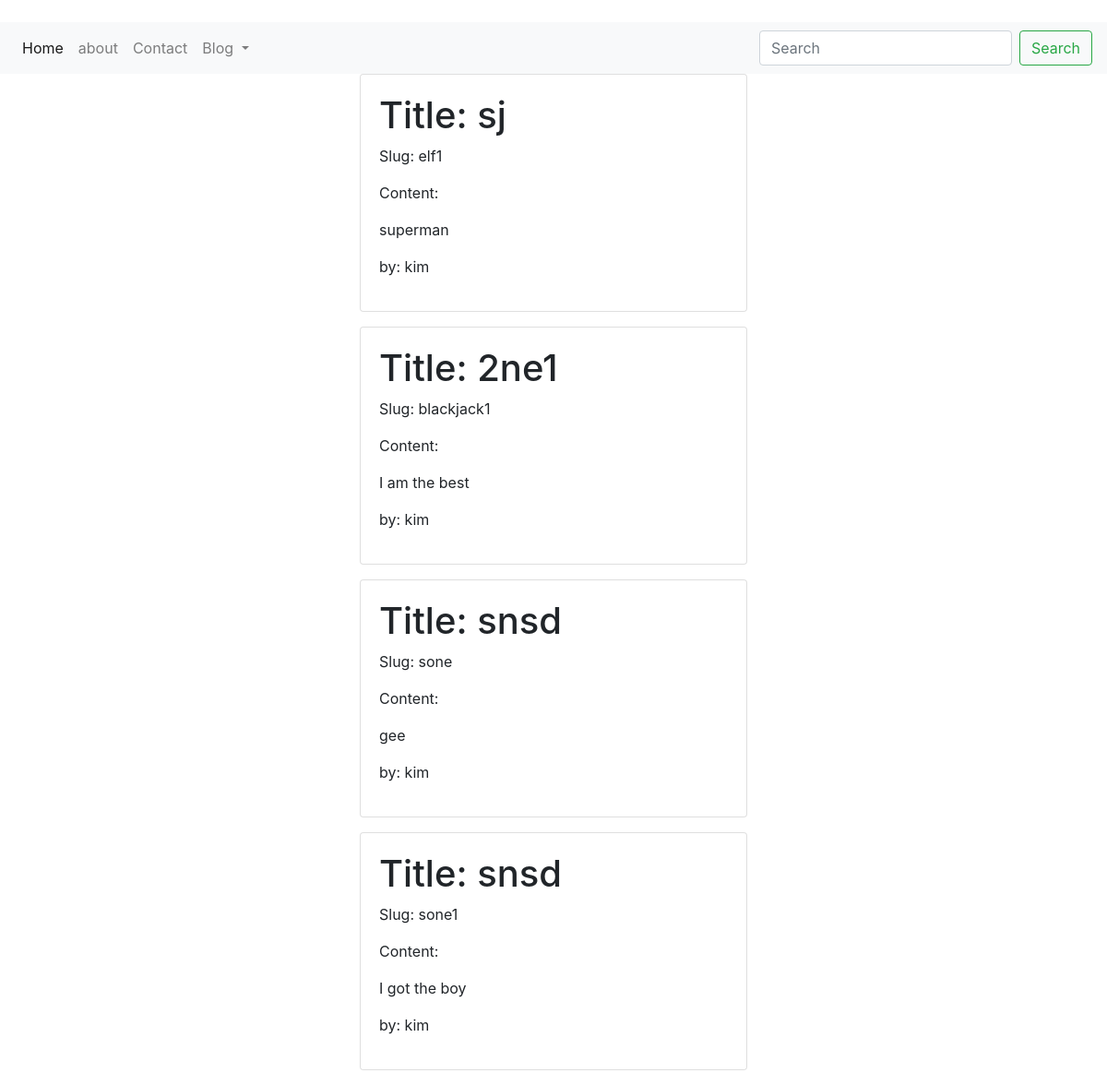
Page /blog/ (signed in) on the committed database.
### blog/models.py (models this page shows, shortened)
class Blogpost(models.Model):
    user = models.ForeignKey(User, default=1, null=True,  on_delete=models.CASCADE)
    title = models.CharField(max_length=50)
    slug = models.SlugField(unique=True)
    content = models.TextField(null= True, blank=True)

### blog/views.py (the view)
# urls.py: path('', display, name="blog"),
@login_required
def display(request, post_id=0):
    alert=""
    if post_id ==0:
        obj = Blogpost.objects.all()
    else:
        obj = get_object_or_404(Blogpost, id=post_id)
    template = 'display.html'
    context={'object':obj, 'alert':alert}
    return render(request, template, context,)

### template/display.html (shortened to what this page needs)
{% extends "base.html" %}
{% block content %}
    {% if object|length == 0 %}
        {% if object %}
        {% include "inlineblock.html" with object=object %}
        {% endif %}
    {%else %}
            {% for var in object %}
               {% include "inlineblock.html" with object=var %}
            {% endfor %}
    {% endif%}
{% endblock %}

### template/base.html (shortened to what this page needs)
﻿<!doctype html>
<html lang="en">
  <head>
    <link rel="stylesheet" href="https://stackpath.bootstrapcdn.com/bootstrap/4.5.0/css/bootstrap.min.css">
  </head>
  <body>
    {% include "navbar.html" %}
    <div class="container">
        <div class="row">
            <div class="col-6 mx-auto">
                {% block content %} this is content {% endblock %}
            </div>
        </div>
    </div>
  </body>
</html>

### template/navbar.html (shortened to what this page needs)
<nav class="navbar navbar-expand-lg navbar-light bg-light">
  <div class="collapse navbar-collapse" id="navbarSupportedContent">
    <ul class="navbar-nav mr-auto">
      <li class="nav-item active">
        <a class="nav-link" href="/">Home <span class="sr-only">(current)</span></a>
      </li>
      <li class="nav-item">
        <a class="nav-link" href="/about">about</a>
      </li>
      <li class="nav-item">
        <a class="nav-link" href="/contact">Contact</a>
      </li>
      <li class="nav-item dropdown">
        <a class="nav-link dropdown-toggle" id="navbarDropdown" role="button" data-toggle="dropdown" aria-haspopup="true" aria-expanded="false">
          Blog
        </a>
    </ul>
    <form class="form-inline my-2 my-lg-0" method="POST" action="search">  {% csrf_token %}
      <input class="form-control mr-sm-2" type="search" placeholder="Search" aria-label="Search" name="search">
      <button class="btn btn-outline-success my-2 my-sm-0" type="submit">Search</button>
    </form>
  </div>
</nav>

### template/inlineblock.html
<div class="col-12 col-md-10 mb-3 mx-auto">
<div class="card">
  <div class="card-body">
      <h1>Title: {{object.title }} </h1>
        <p>Slug: {{object.slug }}</p>
        <p>Content: {{object.content|linebreaks|truncatewords:10 }} </p>
        <p>by: {{object.user}}</p>
  </div>
</div>
</div>

### rows in the picture
Blogpost: title "sj", slug "elf1", content "superman", user "kim"
Blogpost: title "2ne1", slug "blackjack1", content "I am the best", user "kim"
Blogpost: title "snsd", slug "sone", content "gee", user "kim"
Blogpost: title "snsd", slug "sone1", content "I got the boy", user "kim"
